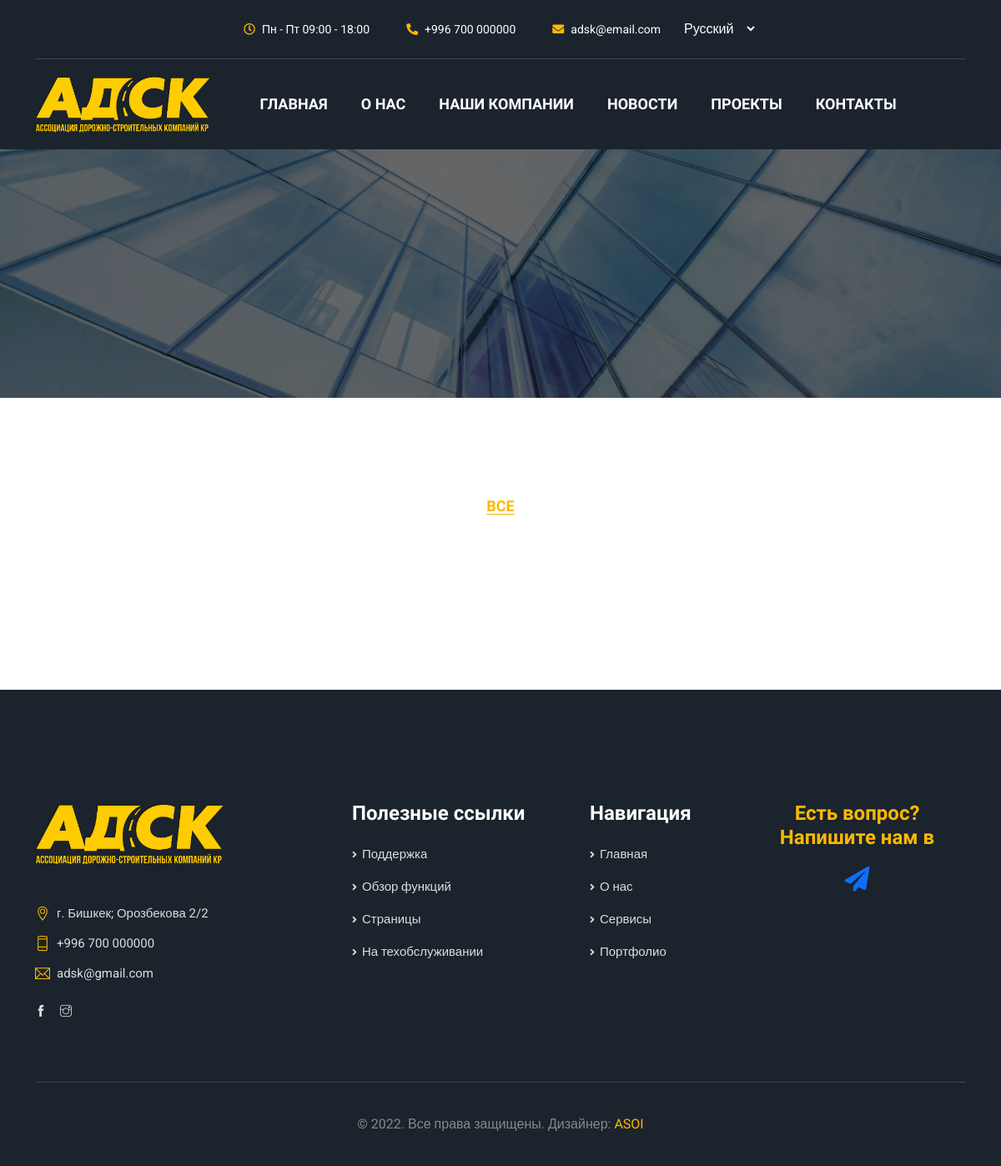
/portfolio/, run on an earlier commit of the app's database.
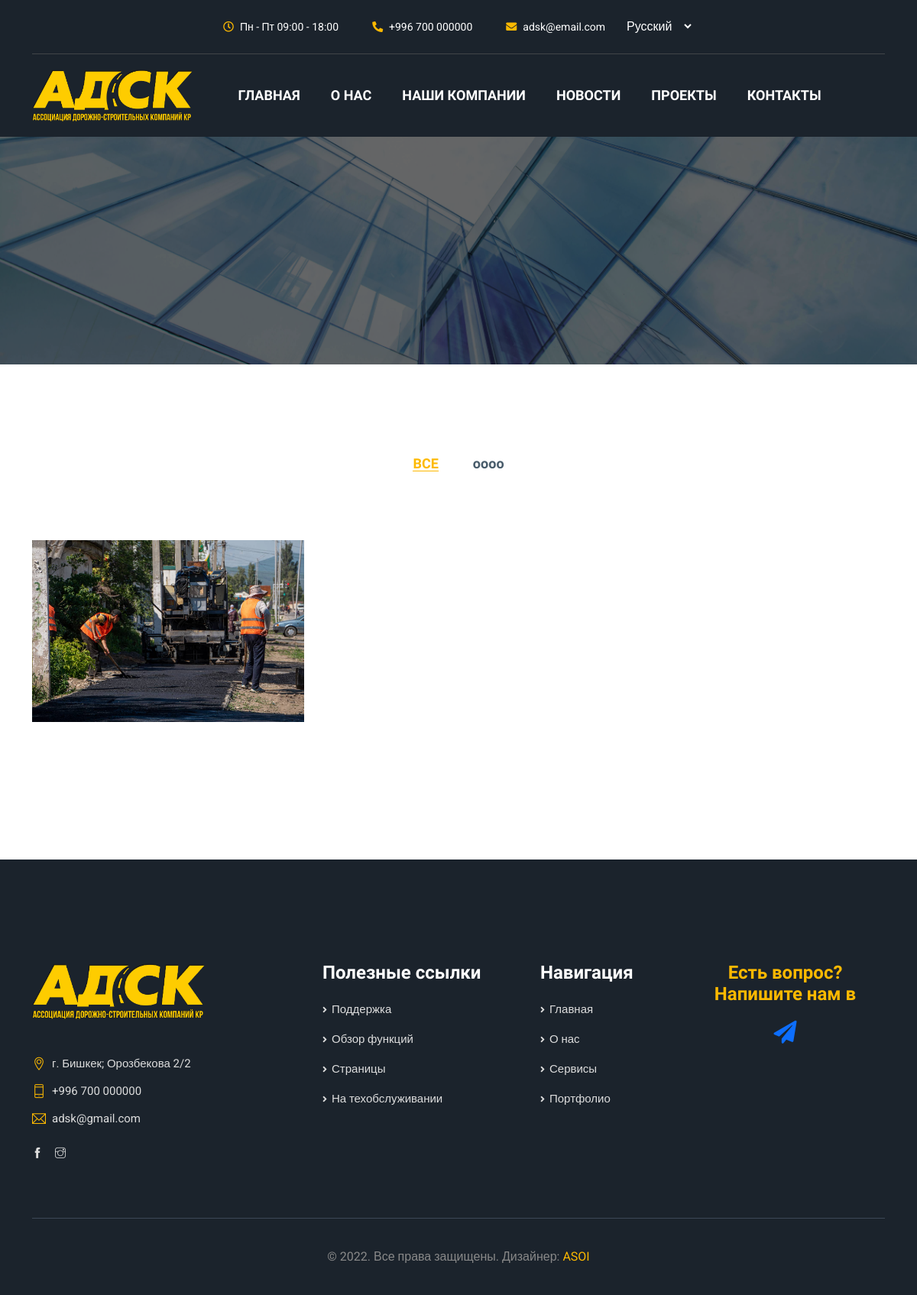
And on a later commit of the database.
### first/models.py (models this page shows, shortened)
class Projects(models.Model):
    project_name = models.CharField(max_length=200, null=True, blank=True)
    class Meta:
        verbose_name = 'Проекты'
        ordering = ['project_name']

class Portfolio(models.Model):
    project_name = models.ForeignKey(Projects, on_delete=models.CASCADE, related_name="projects")
    project_title = models.CharField(max_length=200, null=True, blank=True)
    image = models.ImageField(upload_to='portfolio_images', verbose_name='Фото', blank=True, null=True)
    text = models.TextField(verbose_name="Полное описание")
    class Meta:
        verbose_name = 'Портфолио'
        ordering = ['project_title']

### first/views.py (the view)
# urls.py: path('portfolio/', portfolio, name='portfolio'),
def portfolio(request):
    projects = Projects.objects.all()
    portfolio_ = Portfolio.objects.all()
    context = {"projects": projects, "portfolio": portfolio_}
    return render(request, "portfolio.html", context)

### templates/portfolio.html (shortened to what this page needs)
{% extends 'index.html' %}
{% load static %}
{% block page %}
            <section class="banner_area">
                <div class="overlay_bg parallax-effect" style="background: url(/static/img/banner3.jpg) no-repeat;"></div>
            </section>
            <section class="con_latest_project_area">
                <div class="container">
                    <div id="portfolio_filter" class="portfolio_filter">
                        <div data-filter="*" class="work_portfolio_item active">ВСЕ</div>
                        {% for project in projects %}
                        <div data-filter=".{{project.id}}" class="work_portfolio_item">{{project.project_name}}</div>
                        {% endfor %}
                    </div>
                    <div class="row portfolio_gallery" id="work-portfolio">
                        {% for port in portfolio %}
                        <div class="col-lg-4 col-sm-6 portfolio_item {{port.project_name.id}}">
                            <div class="portfolio_img hover_effect">
                               <a href="{% url 'portfolio' port.pk%}">
                                <img src="{{ port.image.url}}" alt="">
                                <div class="hover_content">
                                    <h5><span>{{port.project_title}}</span></h5>
                                    <h4><span>Round Office</span></h4>
                                </div>
                               </a>
                            </div>
                        </div>
                        {% endfor %}
                    </div>
                </div>
            </section>
{% endblock %}

What changed in the data, as far as the page shows it:
added Projects: project_name "oooo"
added Portfolio: image (picture)
